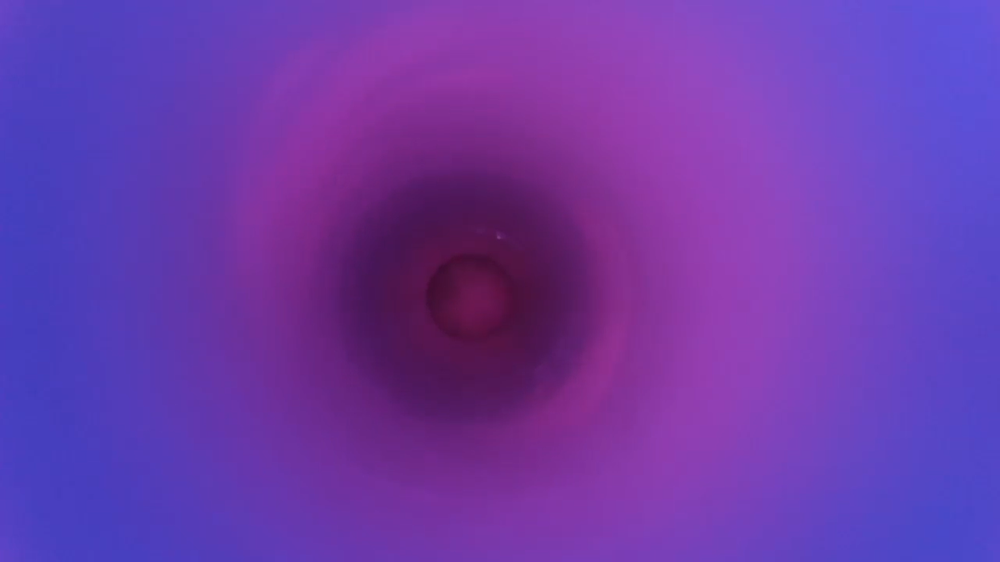
#> input picture test/Images/Roze.png, 1000 x 562 px, shrunk from 1744 x 980 before the run
$ python Edge_Detection_Improved.py
#> lines starting #> are read from the running program, lines starting #| are printed output that depends on the picture
import cv2
import numpy as np
from matplotlib import pyplot as plt
from skimage.metrics import structural_similarity as ssim

image_path = './test/Images/Roze.png'
reference_image_path = './test/Images/Reference.png'
LowTresholdValue = 50
HightTresholdValue = 150

def detect_edges(image_path, low_threshold=LowTresholdValue, high_threshold=HightTresholdValue):
#> called with image_path = './test/Images/Roze.png', low_threshold = 50, high_threshold = 150
    image = cv2.imread(image_path, cv2.IMREAD_GRAYSCALE)
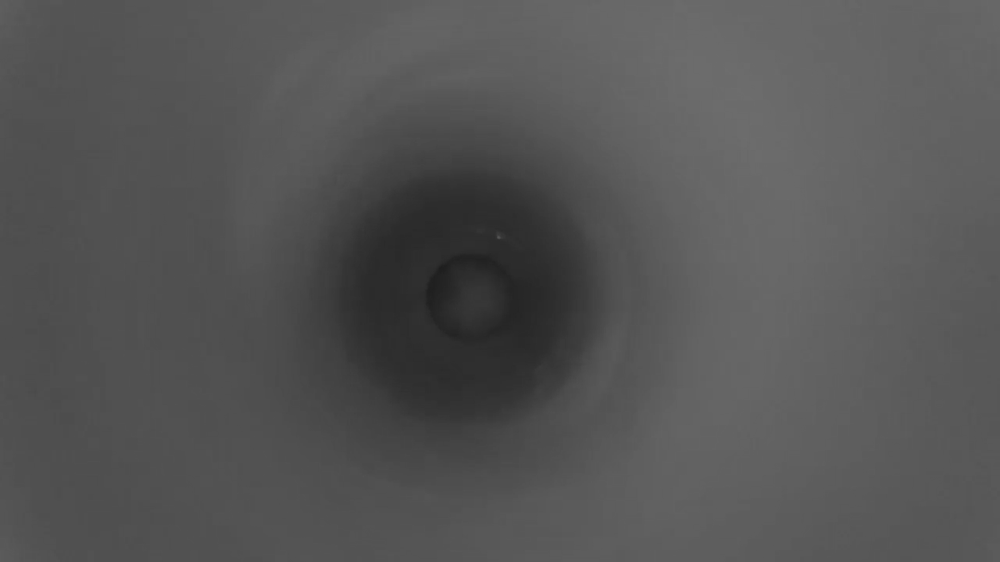
#> image: shape (562, 1000); min 30, max 109, mean 85

    if image is None:
        raise ValueError(f"Image not found at path: {image_path}")

    # Apply histogram equalization
    image = cv2.equalizeHist(image)
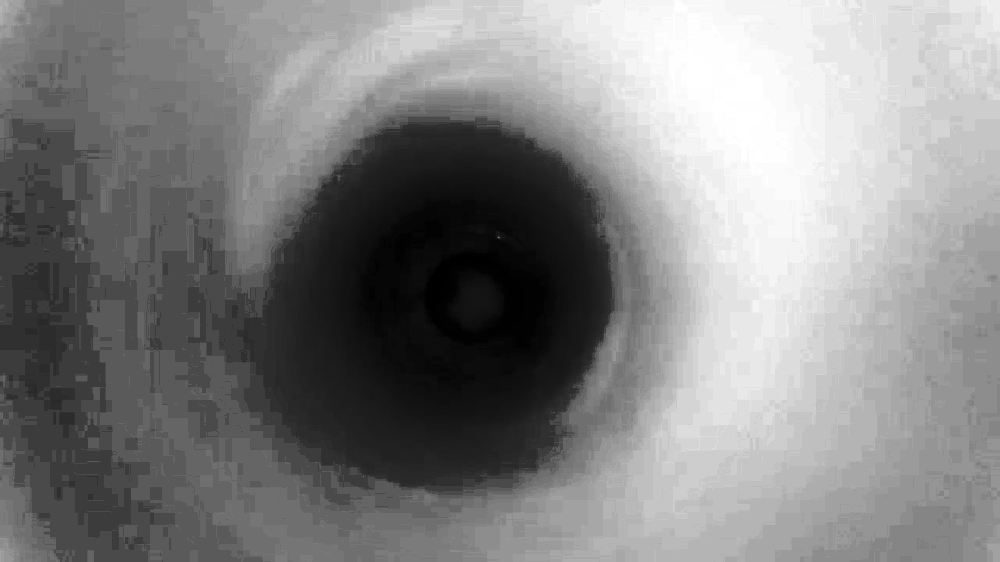
#> image: shape (562, 1000); min 0, max 255, mean 130.9

    # Apply bilateral filter to reduce noise and keep edges sharp
    image = cv2.bilateralFilter(image, 9, 75, 75)

    # Apply Canny edge detection
    edges = cv2.Canny(image, low_threshold, high_threshold)
#> edges: shape (562, 1000); every value is 0

    return edges

def show_images(original_image, edge_image, reference_image):
    plt.figure(figsize=(15, 5))

    plt.subplot(131), plt.imshow(original_image, cmap='gray')
    plt.title('Original Image'), plt.xticks([]), plt.yticks([])

    plt.subplot(132), plt.imshow(edge_image, cmap='gray')
    plt.title('Edge Image'), plt.xticks([]), plt.yticks([])

    plt.subplot(133), plt.imshow(reference_image, cmap='gray')
    plt.title('Reference Image'), plt.xticks([]), plt.yticks([])

    plt.show()

def main():
    edges = detect_edges(image_path)

    original_image = cv2.imread(image_path, cv2.IMREAD_GRAYSCALE)
    reference_image = cv2.imread(reference_image_path, cv2.IMREAD_GRAYSCALE)

    # Compute SSIM between edge image and reference image
#> (the run stopped early here; a loop or call above may not have finished)
